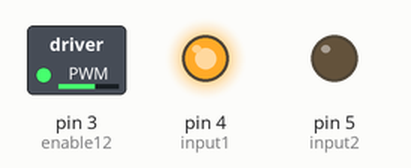
This sketch was run on a simulated Arduino Uno, built with avr-gcc and run on an emulated ATmega328P. Parts: switched loads named in the sketch (green lamp = pin HIGH), output pins drawn as LEDs (lit = HIGH).

Above: at 0.1 s.
Timing chart, 0 to 1.6 s (numbered marks = the images above):
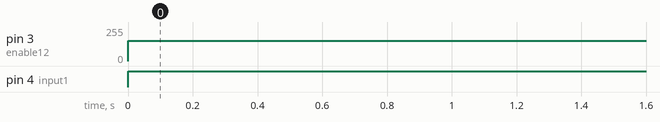

The sketch:

dcmotor.ino
```cpp
/*
L293d_MotorControl

Components:

Circuit:

*/

const int enable12 = 3; //PWM to enable 1&2 on the L293d
const int input1 = 4;   //digital pin to input 1A on the L293d
const int input2 = 5;   //digital pin to input 2A on the L293d


void setup(){
  pinMode(enable12, OUTPUT);
  pinMode(input1, OUTPUT);
  pinMode(input2, OUTPUT);

}

void loop(){
  analogWrite(enable12, 153); //PWM 0 - 255 for motor speed control

  //motor direction (reverse)
  digitalWrite(input1, HIGH);
  digitalWrite(input2, LOW);


}
```

Measured:
- by itself, pin 3 (enable12): 0/255 → 153/255 at 0.00 s
- by itself, pin 4 (input1): LOW → HIGH at 0.00 s
